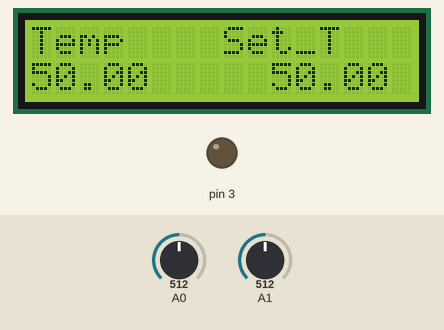
Recording of a sketch running on a simulated Arduino Uno, built with avr-gcc and run on an emulated ATmega328P. Parts: 16×2 character LCD, output pins drawn as LEDs (lit = HIGH). The inputs (shaded band) are chosen by the test bench; at power-on: A1 = 512, A0 = 512.

Above: at 1.2 s.
1.3 s: A1 set to 529
At 1.7 s:
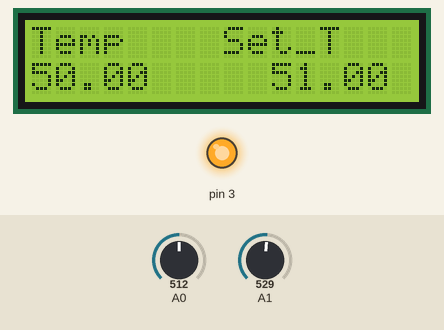
2.8 s: A0 set to 539
At 4.0 s:
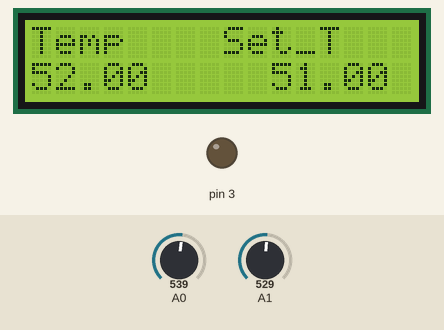
4.3 s: A1 set to 511
At 5.1 s:
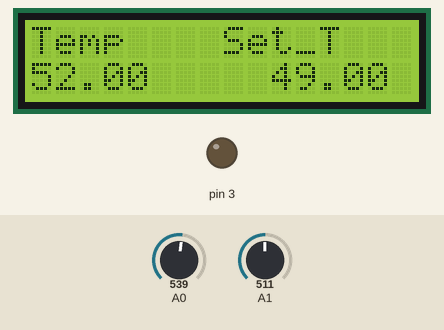
5.8 s: A0 set to 511
At 6.3 s:
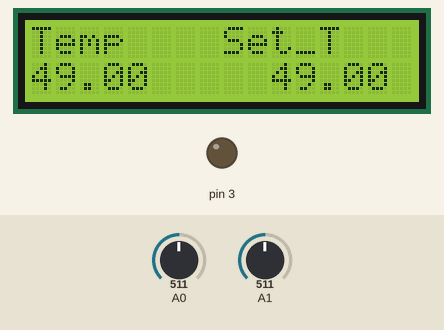
7.3 s: A0 set to 306
At 8.5 s:
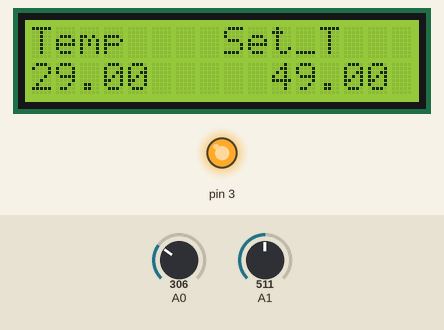
8.8 s: A1 set to 317
At 9.7 s:
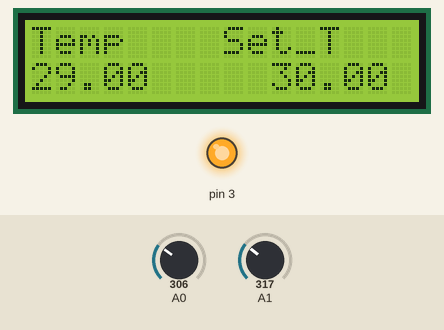
10.3 s: A1 set to 291
Timing chart, 0 to 12.8 s (numbered marks = the images above; inputs shaded):
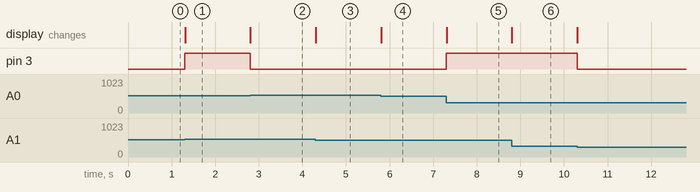

Measured:
- the behaviour switches between 522 and 523 on A1 (found by bisection; images 0 and 1)
- the behaviour switches between 522 and 523 on A0 (found by bisection; images 1 and 2)
- after the input at 1.3 s, pin 3: LOW → HIGH at once; the display: changes at once (image 1)
- after the input at 2.8 s, pin 3: HIGH → LOW at once; the display: changes at once (image 2)
- after the input at 4.3 s, the display: changes at once (image 3)
- after the input at 5.8 s, the display: changes at once (image 4)
- after the input at 7.3 s, pin 3: LOW → HIGH at once; the display: changes at once (image 5)
- after the input at 8.8 s, the display: changes at once (image 6)
- after the input at 10.3 s, pin 3: HIGH → LOW at once

The sketch:

On-Off_Proteus.ino
```cpp
#include <LiquidCrystal.h>

LiquidCrystal lcd(12,11,10,9,8,7);

float set_temperature=0;


void setup() {
  // put your setup code here, to run once:

pinMode(3,OUTPUT);
pinMode(A0,INPUT);
pinMode(A1,INPUT);

digitalWrite(3,LOW);

lcd.begin(16,2);
lcd.display();
Serial.begin(9600);
}

void loop() {
  // put your main code here, to run repeatedly:
set_temperature=analogRead(A1);
set_temperature=map(set_temperature,0,1024,0,100);

float T=analogRead(A0);
T=map(T,0,1024,0,100);

//On-Off Control
if(T<set_temperature)
{digitalWrite(3,HIGH);}
else
{digitalWrite(3,LOW);}

//Display message on LCD
lcd.setCursor(0,0);
lcd.print("Temp    Set_T");

lcd.setCursor(0,1);
lcd.print(T);
lcd.setCursor(10,1);
lcd.print(set_temperature);

}
```
